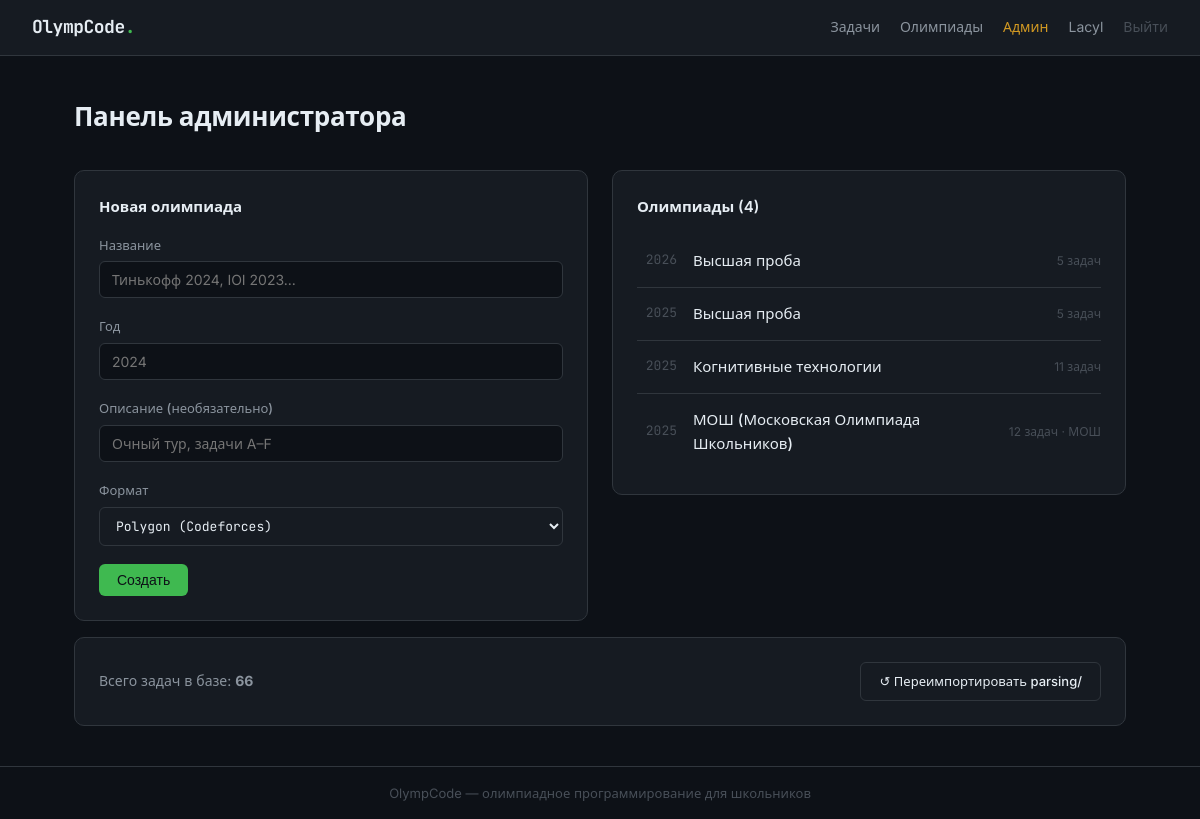
Page /admin/ (signed in) on the committed database.
### models.py (models this page shows)
class User(Base):
    __tablename__ = "users"
    id:            Mapped[int]      = mapped_column(Integer, primary_key=True)
    username:      Mapped[str]      = mapped_column(String(64), unique=True, index=True)
    email:         Mapped[str]      = mapped_column(String(256), unique=True)
    password_hash: Mapped[str]      = mapped_column(String(256))
    is_admin:      Mapped[bool]     = mapped_column(Boolean, default=False)
    created_at:    Mapped[datetime] = mapped_column(DateTime, default=datetime.now)
    submissions: Mapped[list["Submission"]] = relationship(back_populates="user")

class Contest(Base):
    __tablename__ = "contests"
    id:          Mapped[int]        = mapped_column(Integer, primary_key=True)
    title:       Mapped[str]        = mapped_column(String(256))
    year:        Mapped[int | None] = mapped_column(Integer, nullable=True)
    description: Mapped[str | None] = mapped_column(Text, nullable=True)
    format:      Mapped[ContestFormat] = mapped_column(SAEnum(ContestFormat), default=ContestFormat.POLYGON)
    created_at:  Mapped[datetime]   = mapped_column(DateTime, default=datetime.now)
    contest_tasks: Mapped[list["ContestTask"]] = relationship(back_populates="contest")

### routers/admin.py (the view)
@router.get("/")
async def admin_index(request: Request, db: Session = Depends(get_db)):
    user = _require_admin(request, db)
    if not user:
        return render_404(request, None)
    contests = db.query(Contest).order_by(Contest.year.desc(), Contest.title).all()
    tasks_count = db.query(Task).count()
    return templates.TemplateResponse("admin/index.html", {
        "request":      request,
        "user":         user,
        "contests":     contests,
        "tasks_count":  tasks_count,
    })

### templates/admin/index.html (shortened to what this page needs)
{% extends "base.html" %}
{% block content %}
<div class="page-header">
  <h1>Панель администратора</h1>
</div>
<div style="display:grid; grid-template-columns:1fr 1fr; gap:24px; align-items:start">
  <div class="card">
    <h2 style="font-size:15px; font-weight:600; margin-bottom:16px">Новая олимпиада</h2>
    <form method="post" action="/admin/contest/create">
      <div class="form-group">
        <label>Название</label>
        <input class="form-input" name="title" required placeholder="Тинькофф 2024, IOI 2023...">
      </div>
      <div class="form-group">
        <label>Год</label>
        <input class="form-input" name="year" type="number" placeholder="2024">
      </div>
      <div class="form-group">
        <label>Описание (необязательно)</label>
        <input class="form-input" name="description" placeholder="Очный тур, задачи A–F">
      </div>
      <div class="form-group">
        <label>Формат</label>
        <select class="lang-select" name="contest_format" style="width:100%; padding:9px 12px">
          <option value="polygon">Polygon (Codeforces)</option>
        </select>
      </div>
      <button class="btn btn--primary" type="submit">Создать</button>
    </form>
  </div>
  <div class="card">
    <h2 style="font-size:15px; font-weight:600; margin-bottom:16px">
      Олимпиады ({{ contests | length }})
    </h2>
    {% if contests %}
    <ul class="task-list">
      {% for contest in contests %}
      <li class="task-list__item">
        <span class="task-num">{{ contest.year or '—' }}</span>
        <a href="/admin/contest/{{ contest.id }}" class="task-link">{{ contest.title }}</a>
        <span style="font-size:12px; color:var(--text-3)">
          {{ contest.contest_tasks | length }} задач
          {% if contest.format.value == 'mosh' %} · МОШ{% endif %}
        </span>
      </li>
      {% endfor %}
    </ul>
    {% else %}
    <p style="color:var(--text-2); font-size:14px">Пока нет олимпиад</p>
    {% endif %}
  </div>
</div>
<div class="card" style="margin-top:16px">
  <div style="display:flex; justify-content:space-between; align-items:center">
    <span style="font-size:14px; color:var(--text-2)">Всего задач в базе: <b>{{ tasks_count }}</b></span>
    <a href="/admin/reimport" class="btn btn--outline" style="font-size:13px">
      ↺ Переимпортировать parsing/
    </a>
  </div>
</div>
{% endblock %}

### templates/base.html (shortened to what this page needs)
<!DOCTYPE html>
<html lang="ru">
<head>
  <link rel="stylesheet" href="/static/css/main.css">
</head>
<body>
<nav class="navbar">
  <a href="/" class="nav-logo">OlympCode<span class="logo-dot">.</span></a>
  <div class="nav-links">
    <a href="/" class="nav-link">Задачи</a>
    <a href="/contests/" class="nav-link">Олимпиады</a>
    {% if user %}
      {% if user.is_admin %}<a href="/admin/" class="nav-link" style="color:var(--amber)">Админ</a>{% endif %}
      <a href="/profile/" class="nav-link">{{ user.username }}</a>
      <a href="/auth/logout" class="nav-link nav-link--muted">Выйти</a>
    {% else %}
      <a href="/auth/login" class="nav-link">Войти</a>
      <a href="/auth/register" class="btn btn--sm btn--primary">Регистрация</a>
    {% endif %}
  </div>
</nav>
<main class="main-content">
  {% block content %}{% endblock %}
</main>
<footer class="footer">
  <span>OlympCode — олимпиадное программирование для школьников</span>
</footer>
</body>
</html>

### static/css/main.css (style rules this page uses)
*, *::before, *::after { box-sizing: border-box; margin: 0; padding: 0; }
:root { --bg: #0d1117; --bg-card: #161b22; --bg-input: #0d1117; --border: #30363d; --border-hi: #58a6ff; --text: #e6edf3; --text-2: #8b949e; --text-3: #484f58; --green: #3fb950; --green-dim: #1a4226; --red: #f85149; --red-dim: #3d1a19; --amber: #d29922; --amber-dim: #2d2208; --blue: #58a6ff; --mono: 'JetBrains Mono', 'Courier New', monospace; --sans: 'Inter', system-ui, sans-serif; --radius: 6px; --radius-lg: 10px; }
html { scroll-behavior: smooth; }
body { background: var(--bg); color: var(--text); font-family: var(--sans); font-size: 15px; line-height: 1.6; min-height: 100vh; display: flex; flex-direction: column; }
a { color: var(--blue); text-decoration: none; }
.navbar { display: flex; align-items: center; justify-content: space-between; padding: 0 32px; height: 56px; border-bottom: 1px solid var(--border); background: var(--bg-card); position: sticky; top: 0; z-index: 100; }
.nav-logo { font-family: var(--mono); font-weight: 700; font-size: 18px; color: var(--text); text-decoration: none; letter-spacing: -0.5px; }
.logo-dot { color: var(--green); }
.nav-links { display: flex; align-items: center; gap: 20px; }
.nav-link { color: var(--text-2); font-size: 14px; text-decoration: none; transition: color .15s; }
.nav-link--muted { color: var(--text-3); }
.main-content { flex: 1; max-width: 1100px; width: 100%; margin: 0 auto; padding: 40px 24px; }
.footer { border-top: 1px solid var(--border); padding: 16px 32px; text-align: center; font-size: 13px; color: var(--text-3); }
.btn { display: inline-flex; align-items: center; gap: 6px; padding: 8px 18px; border-radius: var(--radius); font-size: 14px; font-weight: 500; cursor: pointer; border: none; transition: opacity .15s, background .15s; text-decoration: none; }
.btn--primary { background: var(--green); color: #0d1117; }
.btn--outline { background: transparent; border: 1px solid var(--border); color: var(--text); }
.card { background: var(--bg-card); border: 1px solid var(--border); border-radius: var(--radius-lg); padding: 24px; }
.page-header { margin-bottom: 32px; }
.page-header h1 { font-size: 26px; font-weight: 600; letter-spacing: -0.3px; }
.task-list { list-style: none; }
.task-list__item { display: grid; grid-template-columns: 40px 1fr auto; align-items: center; gap: 16px; padding: 14px 0; border-bottom: 1px solid var(--border); }
.task-list__item:last-child { border-bottom: none; }
.task-num { font-family: var(--mono); font-size: 13px; color: var(--text-3); text-align: right; }
.task-link { color: var(--text); font-weight: 500; text-decoration: none; }
.lang-select { background: var(--bg-card); border: 1px solid var(--border); color: var(--text); padding: 5px 10px; border-radius: var(--radius); font-size: 13px; font-family: var(--mono); cursor: pointer; }
.form-group { margin-bottom: 18px; }
.form-group label { display: block; font-size: 13px; font-weight: 500; margin-bottom: 6px; color: var(--text-2); }
.form-input { width: 100%; background: var(--bg-input); border: 1px solid var(--border); border-radius: var(--radius); color: var(--text); padding: 9px 12px; font-size: 14px; font-family: var(--sans); outline: none; transition: border-color .15s; }

### rows in the picture
User: username "Lacyl"
Contest: year "2026", title "Высшая проба", contest_tasks|length "5"
Contest: year "2025", title "Высшая проба", contest_tasks|length "5"
Contest: year "2025", title "Когнитивные технологии", contest_tasks|length "11"
Contest: year "2025", title "МОШ (Московская Олимпиада Школьников)", contest_tasks|length "12", format "· МОШ"

### other values in the picture
{{ contests | length }} "4"
{{ tasks_count }} "66"
